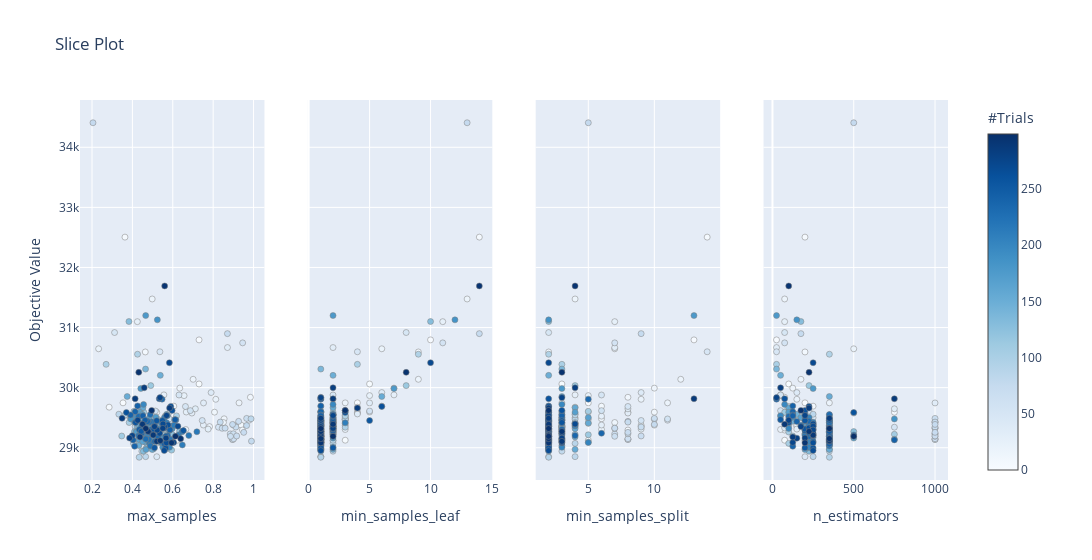

The code cell stored with this chart in its notebook:
### Code cell
optuna.visualization.plot_slice(study_rf)

### Figure 1 — Plotly figure (JSON) as saved in the notebook; plotly's stock layout.template omitted (floating-point values rounded to 4 significant figures; data arrays with more than 128 entries replaced by an {"elided": "..."} marker saying what was removed)
{"data": [{"marker": {"color": {"elided": "300 int values"}, "colorbar": {"title": {"text": "#Trials"}, "x": 1, "xpad": 40}, "colorscale": [[0, "rgb(247,251,255)"], [0.125, "rgb(222,235,247)"], [0.25, "rgb(198,219,239)"], [0.375, "rgb(158,202,225)"], [0.5, "rgb(107,174,214)"], [0.625, "rgb(66,146,198)"], [0.75, "rgb(33,113,181)"], [0.875, "rgb(8,81,156)"], [1, "rgb(8,48,107)"]], "line": {"color": "Grey", "width": 0.5}, "showscale": true}, "mode": "markers", "showlegend": false, "type": "scatter", "x": {"elided": "300 float values"}, "xaxis": "x", "y": {"elided": "300 float values"}, "yaxis": "y"}, {"marker": {"color": {"elided": "300 int values"}, "colorbar": {"title": {"text": "#Trials"}, "x": 1, "xpad": 40}, "colorscale": [[0, "rgb(247,251,255)"], [0.125, "rgb(222,235,247)"], [0.25, "rgb(198,219,239)"], [0.375, "rgb(158,202,225)"], [0.5, "rgb(107,174,214)"], [0.625, "rgb(66,146,198)"], [0.75, "rgb(33,113,181)"], [0.875, "rgb(8,81,156)"], [1, "rgb(8,48,107)"]], "line": {"color": "Grey", "width": 0.5}, "showscale": false}, "mode": "markers", "showlegend": false, "type": "scatter", "x": {"elided": "300 int values"}, "xaxis": "x2", "y": {"elided": "300 float values"}, "yaxis": "y2"}, {"marker": {"color": {"elided": "300 int values"}, "colorbar": {"title": {"text": "#Trials"}, "x": 1, "xpad": 40}, "colorscale": [[0, "rgb(247,251,255)"], [0.125, "rgb(222,235,247)"], [0.25, "rgb(198,219,239)"], [0.375, "rgb(158,202,225)"], [0.5, "rgb(107,174,214)"], [0.625, "rgb(66,146,198)"], [0.75, "rgb(33,113,181)"], [0.875, "rgb(8,81,156)"], [1, "rgb(8,48,107)"]], "line": {"color": "Grey", "width": 0.5}, "showscale": false}, "mode": "markers", "showlegend": false, "type": "scatter", "x": {"elided": "300 int values"}, "xaxis": "x3", "y": {"elided": "300 float values"}, "yaxis": "y3"}, {"marker": {"color": {"elided": "300 int values"}, "colorbar": {"title": {"text": "#Trials"}, "x": 1, "xpad": 40}, "colorscale": [[0, "rgb(247,251,255)"], [0.125, "rgb(222,235,247)"], [0.25, "rgb(198,219,239)"], [0.375, "rgb(158,202,225)"], [0.5, "rgb(107,174,214)"], [0.625, "rgb(66,146,198)"], [0.75, "rgb(33,113,181)"], [0.875, "rgb(8,81,156)"], [1, "rgb(8,48,107)"]], "line": {"color": "Grey", "width": 0.5}, "showscale": false}, "mode": "markers", "showlegend": false, "type": "scatter", "x": {"elided": "300 int values"}, "xaxis": "x4", "y": {"elided": "300 float values"}, "yaxis": "y4"}], "layout": {"title": {"text": "Slice Plot"}, "width": 1200, "xaxis": {"anchor": "y", "domain": [0, 0.2125], "title": {"text": "max_samples"}}, "xaxis2": {"anchor": "y2", "domain": [0.2625, 0.475], "title": {"text": "min_samples_leaf"}}, "xaxis3": {"anchor": "y3", "domain": [0.525, 0.7375], "title": {"text": "min_samples_split"}}, "xaxis4": {"anchor": "y4", "domain": [0.7875, 1], "title": {"text": "n_estimators"}}, "yaxis": {"anchor": "x", "domain": [0, 1], "title": {"text": "Objective Value"}}, "yaxis2": {"anchor": "x2", "domain": [0, 1], "matches": "y", "showticklabels": false}, "yaxis3": {"anchor": "x3", "domain": [0, 1], "matches": "y", "showticklabels": false}, "yaxis4": {"anchor": "x4", "domain": [0, 1], "matches": "y", "showticklabels": false}}}
